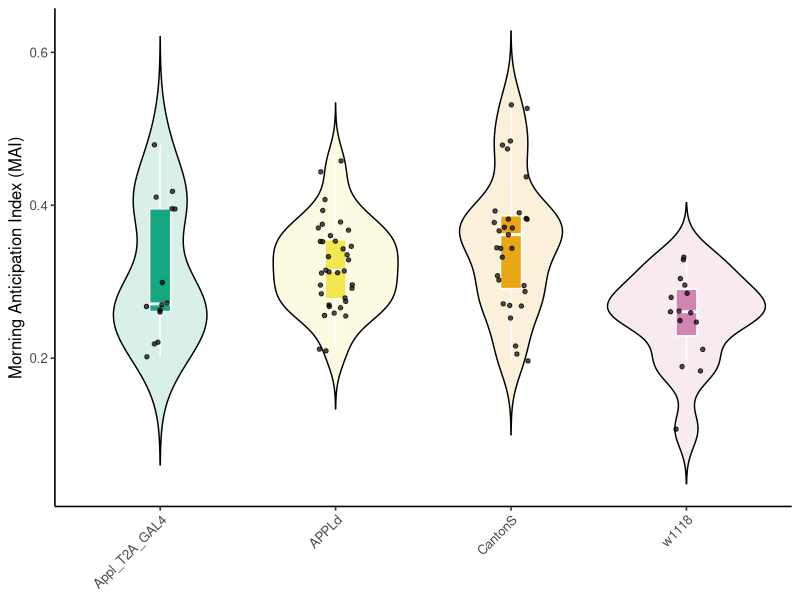
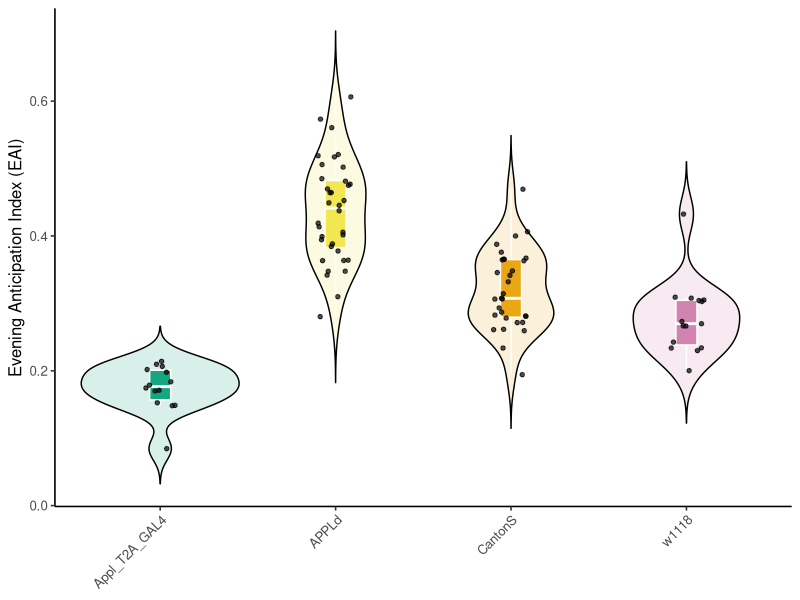

Source code (R) for these figures, in order:

# ---- Load libraries ----
library(tidyverse)

# ---- Config ----
sleep <- read_csv("Figure7A_IndividualSleepProfiles.csv")

# ---- Color palette ----
pal <- c(
  "CantonS" = "#E69F00",
  "w1118" = "#CC79A7",
  "APPLd" = "#F0E442",
  "Appl_T2A_GAL4" = "#009E73"
)

# ---- Plotting Theme ----
sleep_theme <- theme_classic(base_size = 12) +
  theme(axis.text.x = element_text(angle = 45, hjust = 1), legend.position = "none")


# ---- Preprocess ----
sleep <- sleep %>%
  mutate(
    time_hr = (t / 3600) %% 24,
    awake = 1 - asleep   # asleep = 0–1 fractional sleep per 15-min bin
  )

# ---- Compute Anticipation Indices ----

## Morning Anticipation Index (MAI)
mai <- sleep %>%
  group_by(uid, genotype) %>%
  summarise(
    night_awake = sum(awake[time_hr >= 12 & time_hr < 24]) * 15,
    last3h_awake = sum(awake[time_hr >= 21 & time_hr < 24]) * 15,
    MAI = last3h_awake / pmax(night_awake, 1e-9)
  )

## Evening Anticipation Index (EAI)
eai <- sleep %>%
  group_by(uid, genotype) %>%
  summarise(
    day_awake = sum(awake[time_hr >= 0 & time_hr < 12]) * 15,
    last3h_evening_awake = sum(awake[time_hr >= 9 & time_hr < 12]) * 15,
    EAI = last3h_evening_awake / pmax(day_awake, 1e-9)
  )

# ---- Compute all pairwise t-tests (BH-adjusted) ----

# Helper function
pairwise_ttests <- function(df, value_col = "MAI") {
  genotypes <- unique(df$genotype)
  combs <- combn(genotypes, 2, simplify = FALSE)
  results <- map_dfr(combs, function(gr) {
    g1 <- gr[1]; g2 <- gr[2]
    d1 <- df %>% filter(genotype == g1) %>% pull(!!sym(value_col))
    d2 <- df %>% filter(genotype == g2) %>% pull(!!sym(value_col))
    test <- t.test(d1, d2)
    tibble(
      group1 = g1,
      group2 = g2,
      p_value = test$p.value
    )
  })
  results %>%
    mutate(p_adj_BH = p.adjust(p_value, method = "BH")) %>%
    arrange(p_adj_BH)
}

# Morning and evening
mai_pvals <- pairwise_ttests(mai, "MAI")
eai_pvals <- pairwise_ttests(eai, "EAI")

# Write to CSV
write_csv(mai_pvals, "MAI_pairwise_pvalues.csv")
write_csv(eai_pvals, "EAI_pairwise_pvalues.csv")

# ---- Plotting ----
p_mai <- ggplot(mai, aes(genotype, MAI, fill = genotype)) +
  geom_violin(trim = FALSE, color = "black", alpha = 0.15) +
  geom_boxplot(width = 0.12, outlier.shape = NA, color = "white", alpha = 0.9) +
  geom_jitter(width = 0.1, size = 1.2, alpha = 0.7) +
  scale_fill_manual(values = pal, guide = "none") +
  labs(y = "Morning Anticipation Index (MAI)", x = NULL) +
  sleep_theme

p_eai <- ggplot(eai, aes(genotype, EAI, fill = genotype)) +
  geom_violin(trim = FALSE, color = "black", alpha = 0.15) +
  geom_boxplot(width = 0.12, outlier.shape = NA, color = "white", alpha = 0.9) +
  geom_jitter(width = 0.1, size = 1.2, alpha = 0.7) +
  scale_fill_manual(values = pal, guide = "none") +
  labs(y = "Evening Anticipation Index (EAI)", x = NULL) +
  sleep_theme

# ---- Save ----
ggsave("MAI_violin_clean.png", p_mai, width = 5, height = 5, dpi = 600)
ggsave("EAI_violin_clean.png", p_eai, width = 5, height = 5, dpi = 600)
